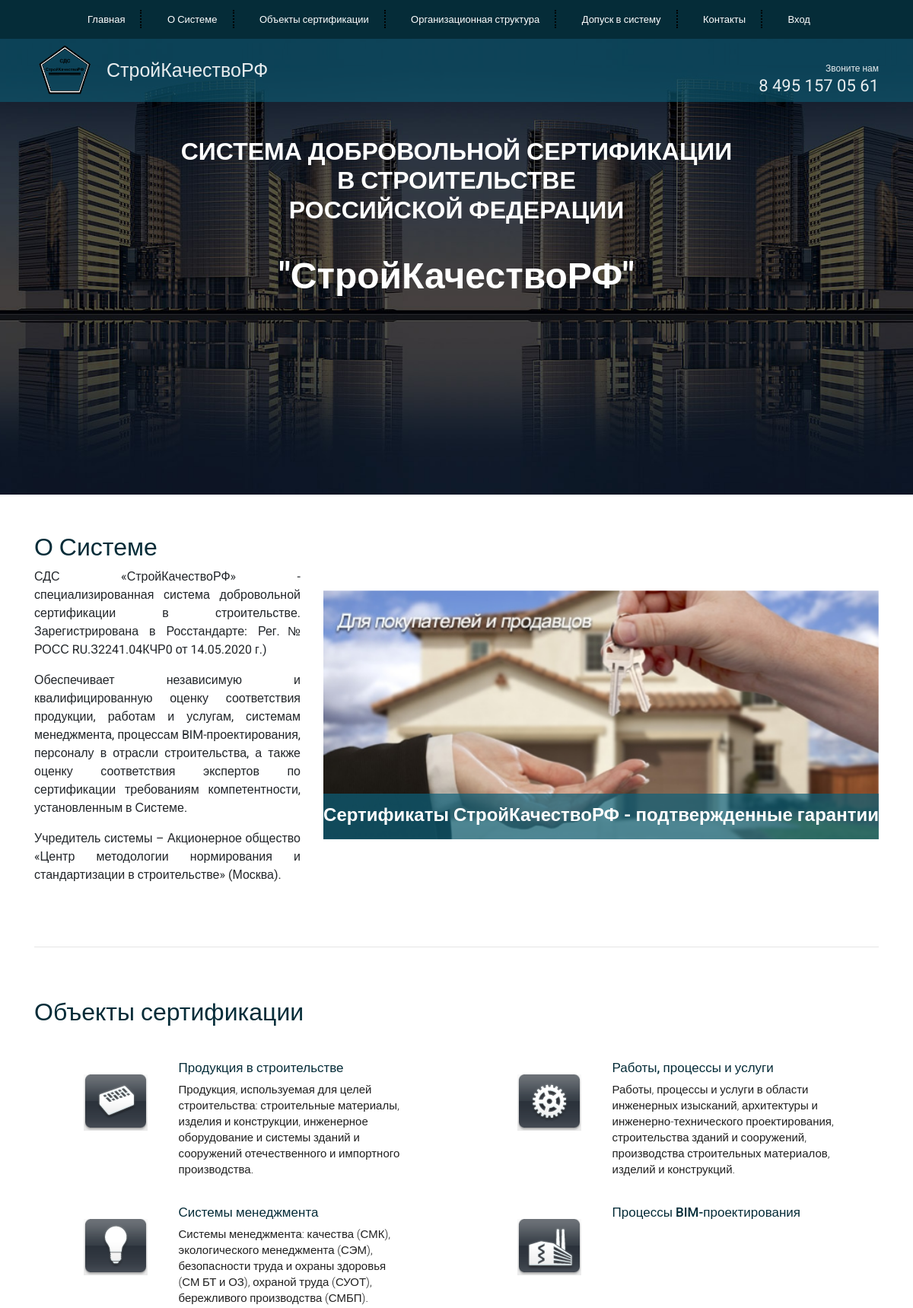
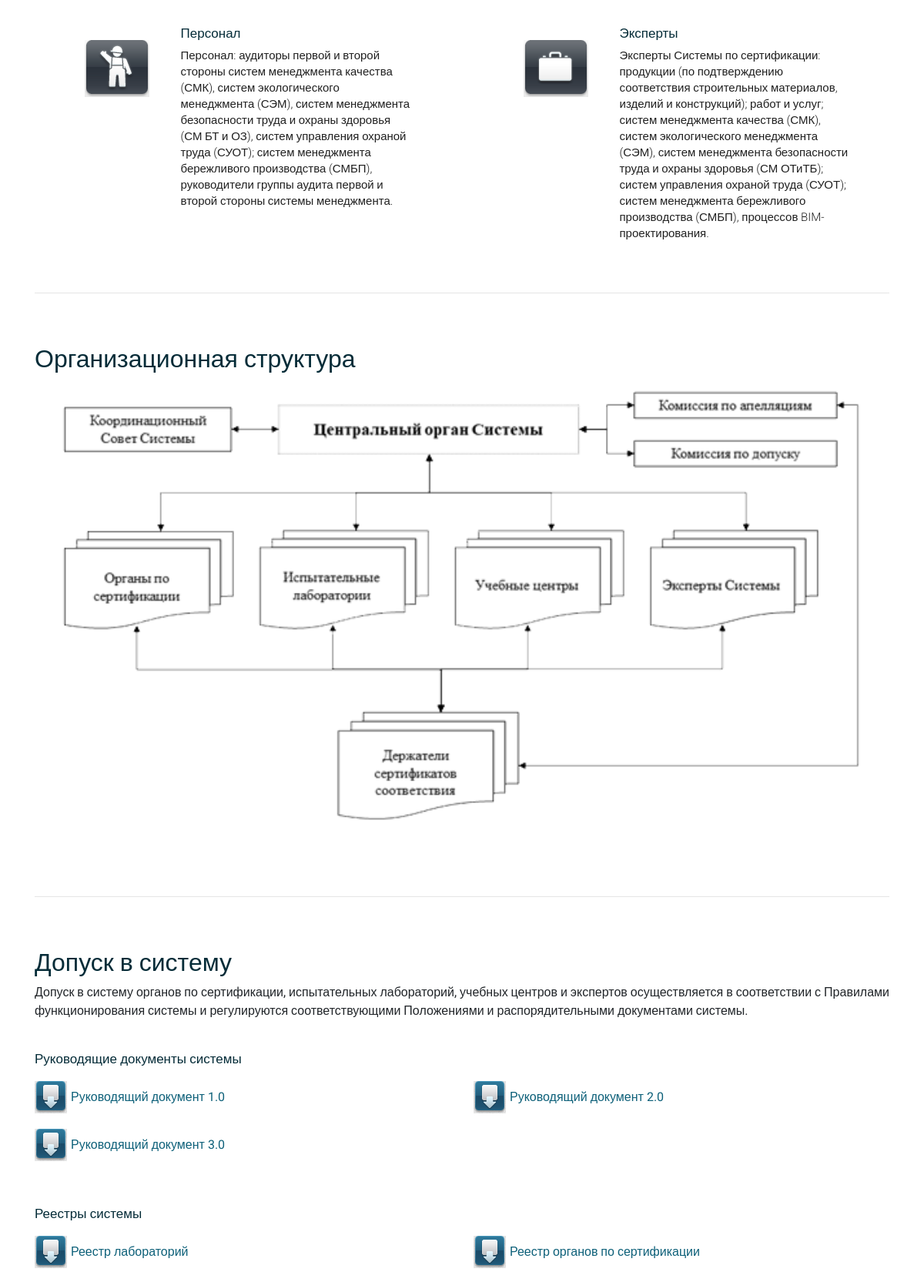
The page / (upper part) on the database its author committed (2 pictures, top to bottom).
### tables this page shows
CREATE TABLE file_store(
                id INTEGER PRIMARY KEY AUTOINCREMENT,
                file_name CHAR,
                file_description TEXT,
                category_id INTEGER,
                date_of_attach INTEGER
                );

### admin/inc/FileDB.class.php (called while the page is built, shortened)
<?php
class FileDB {
	private $_db = null;
	function __construct ($db_path=self::DB_NAME){
        $this->_db = new SQLite3($db_path);
    }
    private function db2Arr_files ($data){
        $arr = [];
        while ($row = $data->fetchArray(SQLITE3_ASSOC)) {
            $arr[$row['category_name']][] = $row;
        }
        return $arr;
    }
    function getFiles(){
        $sql = "SELECT * FROM category LEFT JOIN file_store ON file_store.category_id=category.id ORDER BY file_store.category_id" ;
        $res = $this->_db->query($sql);
        return $this->db2Arr_files($res);
    }
}

### admin/inc/filesShow.inc.php (the view)
<?php
function putInColumn($file_list, $file_upload_path)
{
    foreach ($file_list as $category => $category_value) {
        if ($category_value[0]["id"] !== null){
            echo "<h3 class='enter_subtitle'>$category</h3>";
            echo "<div class='row'>";
            foreach ($file_list[$category] as $v) {
                echo "<div class='col-md-6'>";
                echo "<a class='enter_block' href='$file_upload_path{$v['file_name']}'>";
                echo "<div class='enter_icon'>
                                <img src='icons/file_download.gif' alt=''>
                            </div>
                            <div class='enter_descr'>
                            {$v['file_description']}
                            </div>
                        </a>
                    </div>";
            }
            echo "</div>";
            echo "<br><br>";
        }
    }
}
putInColumn($file_list, 'upload/')
?>

### rows shown on the page
file_store: file_description "Руководящий документ 1.0"
file_store: file_description "Руководящий документ 2.0"
file_store: file_description "Руководящий документ 3.0"
file_store: file_description "Реестр лабораторий"
file_store: file_description "Реестр органов по сертификации"

### other values the page prints
$category "Руководящие документы системы"
$category "Реестры системы"
